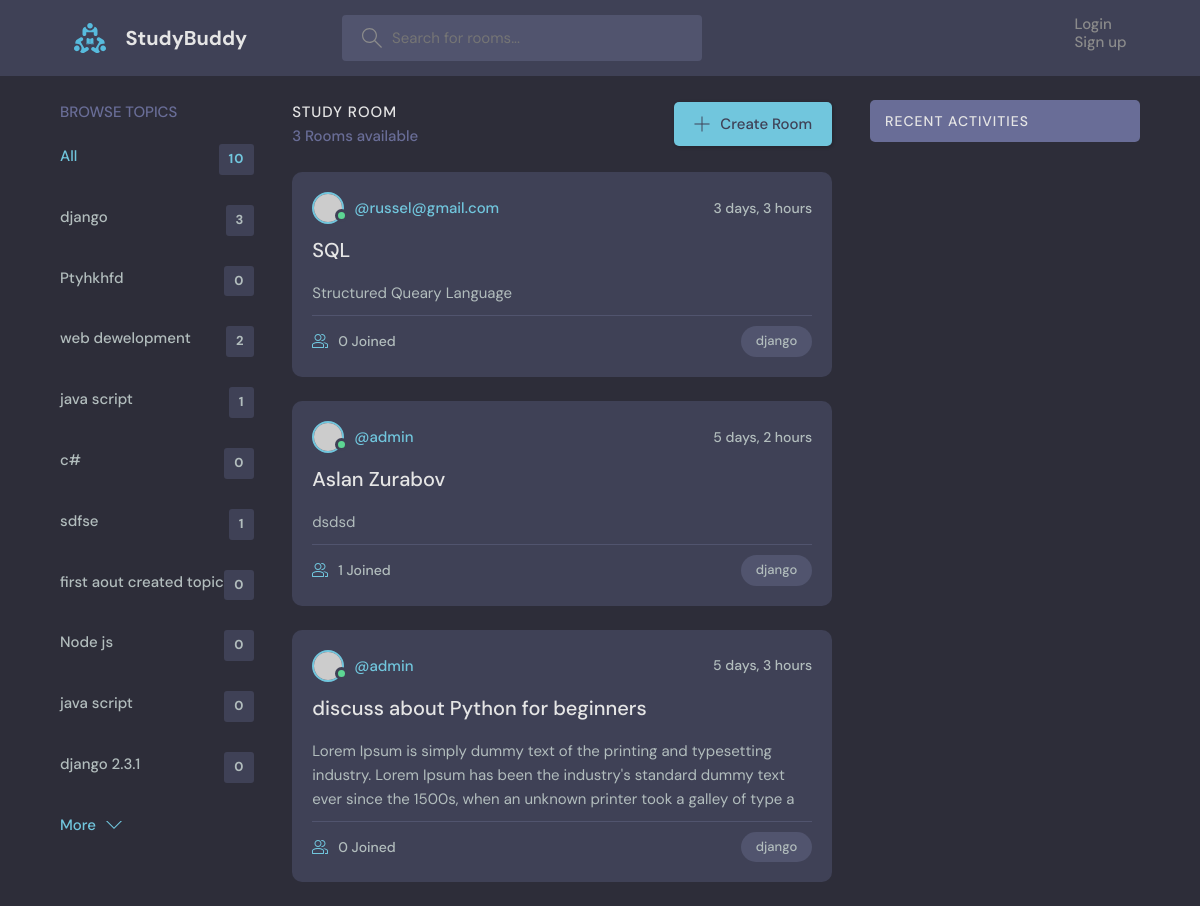
/?q=django, run on the app's committed database.
### base/models.py (models this page shows, shortened)
class Topic(models.Model):
    name = models.CharField(max_length=200)
    def __str__(self):
        return self.name

class Room(models.Model):
    host =  models.ForeignKey(User,on_delete=models.SET_NULL, null=True)
    topic = models.ForeignKey(Topic,on_delete=models.SET_NULL, null=True,)
    name = models.CharField(max_length=200)
    description = models.TextField(null=True, blank=True)
    participants = models.ManyToManyField(User, related_name='participants', blank=True)
    updated = models.DateTimeField(auto_now=True)
    created = models.DateTimeField(auto_now_add=True)
    class Meta:
        ordering = ['-updated','-created']
    def get_absolute_url(self):
        return reverse('base:room', kwargs={'pk':self.id})

### base/views.py (the view)
# urls.py: path('',home, name='home'),
def home(request):
    q = request.GET.get('q') if request.GET.get('q') != None else ''
    rooms = Room.objects.filter(Q(topic__name__icontains=q)|
                                Q(name__icontains=q)|
                                Q(description__icontains=q))
    topic = Topic.objects.all()
    room_count = rooms.count()
    room_messages = Message.objects.filter(Q(room__topic__name__icontains=q))[:7]
    context = {'rooms':rooms,
                'topic':topic,
                'room_count':room_count,
                'room_messages':room_messages,
                }
    return render(request,'home.html',context=context)

### base/templates/base/home.html (shortened to what this page needs)
{% extends 'main.html' %}
{% block content%}
    <main class="layout layout--3">
      <div class="container">
        {% include 'topic_component.html' %}
        <div class="roomList">
          <div class="roomList__header">
            <div>
              <h2>Study Room</h2>
              <p>{{room_count}} Rooms available</p>
            </div>
            <a class="btn btn--main" href="{% url 'base:create_room' %}">
              <svg version="1.1" xmlns="http://www.w3.org/2000/svg" width="32" height="32" viewBox="0 0 32 32">
                <title>add</title>
                <path
                  d="M16.943 0.943h-1.885v14.115h-14.115v1.885h14.115v14.115h1.885v-14.115h14.115v-1.885h-14.115v-14.115z"
                ></path>
              </svg>
              Create Room
            </a>
          </div>
          {% include 'feed_component.html' %}
        </div>
          {% include 'activity_component.html' %}
      </div>
    </main>
    {% endblock %}

### base/templates/base/topic_component.html
<div class="topics">
   <div class="topics__header">
     <h2>Browse Topics</h2>
   </div>
   <ul class="topics__list">
     <li>
       <a href="{% url 'base:home' %}" class="active">All <span>{{topic.count}}</span></a>
     </li>
     {% for tpc in topic %}
     <li>
       <a href="{% url 'base:home' %}?q={{tpc.name}}">{{tpc}} <span>{{tpc.room_set.all.count}}</span></a>
     </li>
     {% endfor %}
   </ul>
   <a class="btn btn--link" href="topics.html">
     More
     <svg version="1.1" xmlns="http://www.w3.org/2000/svg" width="32" height="32" viewBox="0 0 32 32">
       <title>chevron-down</title>
       <path d="M16 21l-13-13h-3l16 16 16-16h-3l-13 13z"></path>
     </svg>
   </a>
 </div>

### base/templates/base/feed_component.html (shortened to what this page needs)
{% for room in rooms %}
<div class="roomListRoom">
    <div class="roomListRoom__header">
      <a href="profile.html" class="roomListRoom__author">
        <div class="avatar avatar--small active">
          <img src="https://randomuser.me/api/portraits/men/11.jpg" />
        </div>
        <span>@{{room.host.username}}</span>
      </a>
      <div class="roomListRoom__actions">
        <span>{{room.created|timesince}}</span>
      </div>
    </div>
    <div class="roomListRoom__content">
      <a href="{{room.get_absolute_url}}">{{ room.name }}</a>
      <p>
        {{room.description|slice:':200'}}
      </p>
    </div>
    <div class="roomListRoom__meta">
      <a class="roomListRoom__joined">
        {{room.participants.count}} Joined
      </a>
      <p class="roomListRoom__topic">{{room.topic.name}}</p>
    </div>
  </div>
  {% endfor %}

### static/styles/style.css (style rules this page uses)
:root { --color-main: #71c6dd; --color-main-light: #e1f6fb; --color-dark: #3f4156; --color-dark-medium: #51546e; --color-dark-light: #696d97; --color-light: #e5e5e5; --color-gray: #8b8b8b; --color-light-gray: #b2bdbd; --color-bg: #2d2d39; --color-success: #5dd693; --color-error: #fc4b0b; }
* { font-family: "DM Sans", -apple-system, BlinkMacSystemFont, "Segoe UI", Roboto, Oxygen, Ubuntu, Cantarell, "Open Sans", "Helvetica Neue", sans-serif; margin: 0; padding: 0; box-sizing: border-box; text-rendering: optimizeLegibility; font-size: inherit; }
html { font-size: 56.25%; }
@media only screen and (min-width: 1200px) { html { font-size: 62.5%; } }
body { line-height: 1.6; font-weight: 400; font-size: 1.5rem; color: var(--color-light-gray); background-color: var(--color-bg); min-height: 100vh; }
img { width: 100%; }
a { display: inline-block; color: var(--color-main); text-decoration: none; }
.container { max-width: 120rem; width: 90%; margin: auto; }
.btn { background-color: transparent; border: none; display: inline-flex; align-items: center; gap: 1rem; cursor: pointer; transition: all ease-in-out 0.3s; padding: 1rem 2rem; border-radius: 5px; box-shadow: 1px 1px 3px 1px rgba(0, 0, 0, 0.15); font-weight: 500; }
.btn--link { border-radius: 0; padding: 0; color: var(--color-main); box-shadow: none; }
.btn--main { background-color: var(--color-main); color: var(--color-dark); }
.btn > svg { fill: currentColor; width: 1.6rem; height: 1.6rem; }
.avatar { position: relative; display: inline-block; border-radius: 50%; border: 2px solid var(--color-main); }
.avatar img { display: block; border-radius: 50%; object-fit: cover; object-position: center; }
.avatar::after { content: ""; display: block; position: absolute; background-color: var(--color-gray); z-index: 111; border-radius: 50%; border: 0.3rem solid var(--color-dark); }
.avatar.active::after { background-color: var(--color-success); }
.avatar.avatar--small img { width: 2.8rem; height: 2.8rem; }
.avatar.avatar--small:after { width: 0.7rem; height: 0.7rem; bottom: 0px; right: -6px; }
.layout { margin-top: 2.4rem; }
.layout > .container { display: flex; justify-content: space-between; align-items: flex-start; }
.layout--3 > .container > div:first-child { flex-basis: 18%; max-width: 22.5rem; }
.layout--3 > .container > div:nth-child(2) { flex-basis: 50%; }
.topics__header { margin-bottom: 2rem; }
.topics__header h2 { text-transform: uppercase; font-weight: 500; color: var(--color-dark-light); }
.topics__list { list-style: none; }
.topics__list li a { display: flex; justify-content: space-between; margin-bottom: 3rem; font-weight: 500; color: var(--color-light-gray); transition: all 0.3s ease-in-out; }
.topics__list li a.active, .topics__list li a:hover { color: var(--color-main); }
.topics__list li a span { padding: 0.5rem 1rem; background-color: var(--color-dark); border-radius: 3px; font-size: 1.3rem; font-weight: 700; letter-spacing: 1px; }
.roomList__header { display: flex; justify-content: space-between; align-items: center; margin-bottom: 2.4rem; }
.roomList__header h2 { text-transform: uppercase; font-weight: 500; color: var(--color-light); letter-spacing: 1px; }
.roomList__header p { font-weight: 500; color: var(--color-dark-light); }
.roomListRoom { margin-bottom: 2.4rem; background-color: var(--color-dark); border-radius: 1rem; padding: 2rem; }
.roomListRoom__header { display: flex; justify-content: space-between; align-items: center; }
.roomListRoom__author { font-weight: 500; display: flex; align-items: center; gap: 1rem; }
.roomListRoom__actions { display: flex; align-items: flex-start; gap: 1rem; position: relative; }
.roomListRoom__actions span { font-size: 1.4rem; font-weight: 500; }
.roomListRoom__content { margin: 1rem 0; }
.roomListRoom__content a { font-size: 2rem; font-weight: 500; margin-bottom: 1.5rem; color: var(--color-light); transition: all 0.3s ease-in-out; }
.roomListRoom__meta { border-top: 1px solid var(--color-dark-medium); padding-top: 1rem; display: flex; align-items: center; justify-content: space-between; }
.roomListRoom__joined { color: var(--color-light-gray); display: flex; align-items: center; gap: 1rem; font-size: 1.4rem; font-weight: 500; }
.roomListRoom__joined svg { fill: var(--color-main); width: 1.6rem; height: 1.6rem; }
.roomListRoom__topic { padding: 5px 1.5rem; background-color: var(--color-dark-medium); border-radius: 5rem; font-weight: 500; font-size: 1.3rem; }

### data on the page
Topic: name "django", room_set.all.count "3"
Topic: name "Ptyhkhfd", room_set.all.count "0"
Topic: name "web dewelopment", room_set.all.count "2"
Topic: name "java script", room_set.all.count "1"
Topic: name "c#", room_set.all.count "0"
Topic: name "sdfse", room_set.all.count "1"
Topic: name "first aout created topic", room_set.all.count "0"
Topic: name "Node js", room_set.all.count "0"
Topic: name "java script", room_set.all.count "0"
Topic: name "django 2.3.1", room_set.all.count "0"
Room: host.username "russel@gmail.com", created "3 days, 3 hours", name "SQL", description "Structured Queary Language", participants.count "0", topic.name "django"
Room: host.username "admin", created "5 days, 2 hours", name "Aslan Zurabov", description "dsdsd", participants.count "1", topic.name "django"
Room: host.username "admin", created "5 days, 3 hours", name "discuss about Python for beginners", description "Lorem Ipsum is simply dummy text of the printing and typesetting industry. Lorem Ipsum has been the industry's standard dummy text ever since the 1500s, when an unknown printer took a galley of type a", participants.count "0", topic.name "django"

### other printed values
{{ topic.count }} "10"
{{ room_count }} "3"
